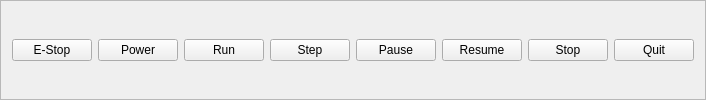
     <widget class="QFrame" name="frame">
      <property name="frameShape">
       <enum>QFrame::StyledPanel</enum>
      </property>
      <property name="frameShadow">
       <enum>QFrame::Raised</enum>
      </property>
      <layout class="QGridLayout" name="gridLayout">
       <item row="0" column="7">
        <widget class="QPushButton" name="quit_pb">
         <property name="text">
          <string>Quit</string>
         </property>
        </widget>
       </item>
       <item row="0" column="4">
        <widget class="QPushButton" name="pause_pb">
         <property name="text">
          <string>Pause</string>
         </property>
         <property name="led_indicator" stdset="0">
          <bool>true</bool>
         </property>
        </widget>
       </item>
       <item row="0" column="3">
        <widget class="QPushButton" name="step_pb">
         <property name="text">
          <string>Step</string>
         </property>
        </widget>
       </item>
       <item row="0" column="1">
        <widget class="QPushButton" name="power_pb">
         <property name="text">
          <string>Power</string>
         </property>
         <property name="led_indicator" stdset="0">
          <bool>true</bool>
         </property>
        </widget>
       </item>
       <item row="0" column="6">
        <widget class="QPushButton" name="stop_pb">
         <property name="text">
          <string>Stop</string>
         </property>
        </widget>
       </item>
       <item row="0" column="2">
        <widget class="QPushButton" name="run_pb">
         <property name="text">
          <string>Run</string>
         </property>
         <property name="led_indicator" stdset="0">
          <bool>true</bool>
         </property>
        </widget>
       </item>
       <item row="0" column="5">
        <widget class="QPushButton" name="resume_pb">
         <property name="text">
          <string>Resume</string>
         </property>
        </widget>
       </item>
       <item row="0" column="0">
        <widget class="QPushButton" name="estop_pb">
         <property name="text">
          <string>E-Stop</string>
         </property>
         <property name="led_indicator" stdset="0">
          <bool>true</bool>
         </property>
        </widget>
       </item>
      </layout>
     </widget>
